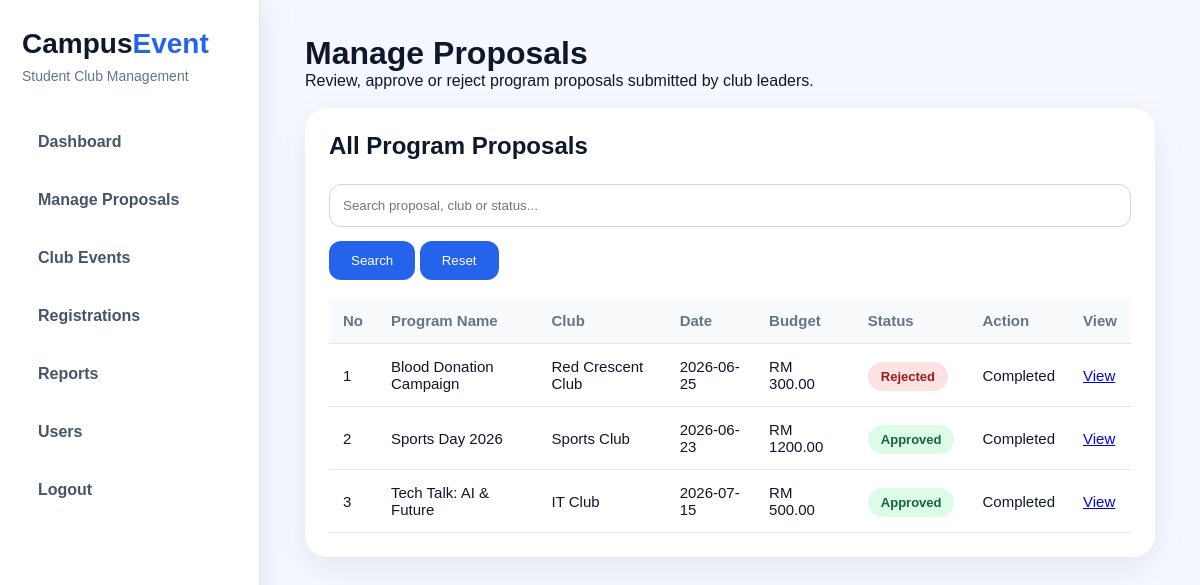
/manage_proposals.php (signed in), run on the app's committed database.
### tables this page shows
CREATE TABLE `program_proposals` (
  `proposal_id` int(11) NOT NULL,
  `user_id` int(11) DEFAULT NULL,
  `program_name` varchar(150) NOT NULL,
  `club_name` varchar(100) NOT NULL,
  `objective` text NOT NULL,
  `description` text DEFAULT NULL,
  `proposal_date` date NOT NULL,
  `proposal_time` time NOT NULL,
  `location` varchar(150) NOT NULL,
  `budget` decimal(10,2) NOT NULL,
  `status` enum('Pending','Approved','Rejected') DEFAULT 'Pending',
  `admin_remark` text DEFAULT NULL,
  `created_at` timestamp NOT NULL DEFAULT current_timestamp()
);

### manage_proposals.php (the view, shortened to what this page needs)
<?php
include 'includes/db.php';
$search = "";
if (isset($_GET['search'])) {
    $search = $_GET['search'];
    $proposals = mysqli_query($conn, "
    SELECT * FROM program_proposals
    WHERE program_name LIKE '%$search%'
    OR club_name LIKE '%$search%'
    OR status LIKE '%$search%'
    ORDER BY proposal_id DESC
    ");
} else {
    $proposals = mysqli_query($conn, "SELECT * FROM program_proposals ORDER BY proposal_id DESC");
}
?>
<!DOCTYPE html>
<html>
<head>
    <link rel="stylesheet" href="assets/css/style.css?v=3">
</head>
<body>
    <?php include 'includes/sidebar.php'; ?>
    <div class="main">
        <h1>Manage Proposals</h1>
        <p>Review, approve or reject program proposals submitted by club leaders.</p>
        <br>
        <div class="card">
            <h2>All Program Proposals</h2>
            <br>
            <form method="GET">
                <input type="text" name="search" placeholder="Search proposal, club or status..."
                    value="<?php echo $search; ?>">
                <button type="submit">Search</button>
                <a href="manage_proposals.php">
                    <button type="button">Reset</button>
                </a>
            </form>
            <br>
            <table>
                <tr>
                    <th>No</th>
                    <th>Program Name</th>
                    <th>Club</th>
                    <th>Date</th>
                    <th>Budget</th>
                    <th>Status</th>
                    <th>Action</th>
                    <th>View</th>
                </tr>
                <?php
                $no = 1;
                while ($row = mysqli_fetch_assoc($proposals)) {
                    ?>
                    <tr>
                        <td><?php echo $no++; ?></td>
                        <td><?php echo $row['program_name']; ?></td>
                        <td><?php echo $row['club_name']; ?></td>
                        <td><?php echo $row['proposal_date']; ?></td>
                        <td>RM <?php echo $row['budget']; ?></td>
                        <td>
                            <span class="badge badge-<?php echo strtolower($row['status']); ?>">
                                <?php echo $row['status']; ?>
                            </span>
                        </td>
                        <td>
                            <?php if ($row['status'] == 'Pending') { ?>
                                <a href="approve_proposal.php?id=<?php echo $row['proposal_id']; ?>">Approve</a>
                                |
                                <a href="reject_proposal.php?id=<?php echo $row['proposal_id']; ?>">Reject</a>
                            <?php } else { ?>
                                Completed
                            <?php } ?>
                        </td>
                        <td>
                            <a href="proposal_detail.php?id=<?php echo $row['proposal_id']; ?>">View</a>
                        </td>
                    </tr>
                <?php } ?>
            </table>
        </div>
    </div>
</body>
</html>

### assets/css/style.css (style rules this page uses)
* { margin: 0; padding: 0; box-sizing: border-box; font-family: Arial, sans-serif; }
body { background: #f5f8ff; color: #0f172a; }
.main { margin-left: 260px; padding: 35px 45px; }
.card, .table-card { background: white; padding: 24px; border-radius: 22px; box-shadow: 0 12px 35px rgba(15, 23, 42, 0.08); overflow-x: auto; }
table { width: 100%; border-collapse: collapse; }
th, td { padding: 14px; border-bottom: 1px solid #e5e7eb; text-align: left; font-size: 15px; }
th { background: #f8fafc; color: #64748b; }
input, textarea, select { width: 100%; padding: 13px; border: 1px solid #d1d5db; border-radius: 12px; margin-top: 6px; margin-bottom: 14px; }
button { background: #2563eb; color: white; border: none; padding: 12px 22px; border-radius: 12px; cursor: pointer; }
.badge { padding: 7px 13px; border-radius: 20px; font-size: 13px; font-weight: bold; }
.badge-approved { background: #dcfce7; color: #166534; }
.badge-rejected { background: #fee2e2; color: #991b1b; }

### data on the page
program_proposals: program_name "Blood Donation Campaign", club_name "Red Crescent Club", proposal_date "2026-06-25", budget "300.00", status "Rejected", shows "Completed"
program_proposals: program_name "Sports Day 2026", club_name "Sports Club", proposal_date "2026-06-23", budget "1200.00", status "Approved", shows "Completed"
program_proposals: program_name "Tech Talk: AI & Future", club_name "IT Club", proposal_date "2026-07-15", budget "500.00", status "Approved", shows "Completed"
